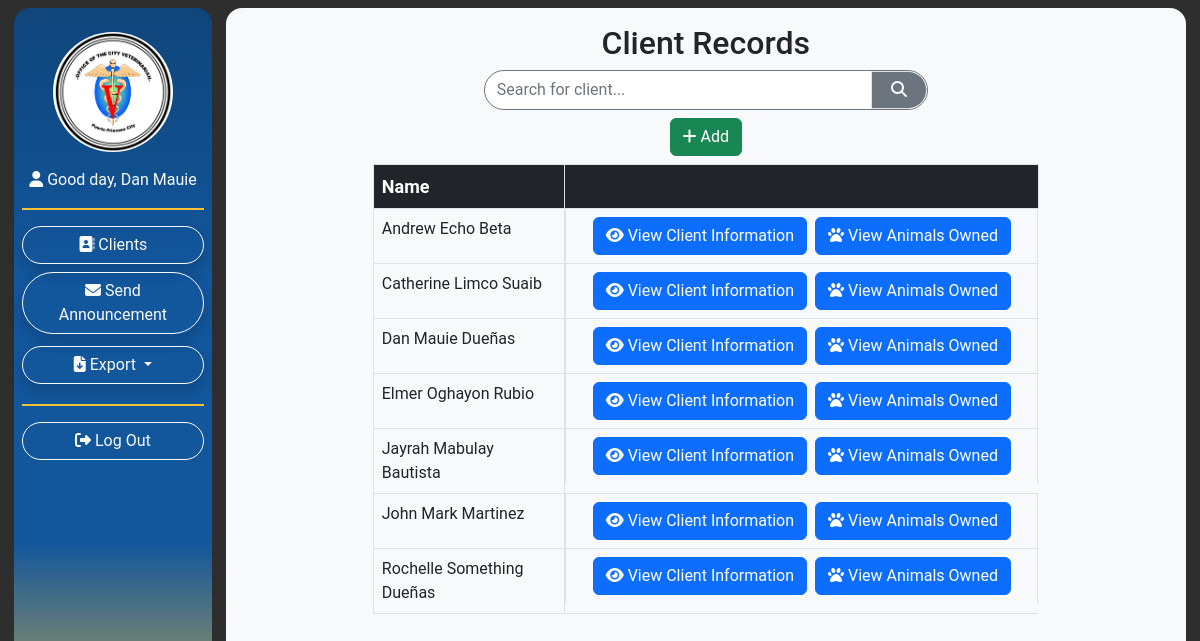
/View-Client-List.php (signed in), run on the app's committed database.
### tables this page shows
CREATE TABLE `clients` (
  `clientID` int(11) NOT NULL AUTO_INCREMENT,
  `fName` varchar(50) NOT NULL,
  `mName` varchar(45) DEFAULT NULL,
  `lName` varchar(45) NOT NULL,
  `birthdate` date NOT NULL,
  `sex` varchar(6) NOT NULL,
  `addressID` int(11) NOT NULL,
  `cNumber` varchar(11) DEFAULT NULL,
  `email` varchar(50) DEFAULT NULL,
  `insertDate` date NOT NULL DEFAULT current_timestamp(),
  PRIMARY KEY (`clientID`),
  KEY `fk_client_Clients_Addresses1_idx` (`addressID`),
  CONSTRAINT `fk_client_Clients_Addresses1` FOREIGN KEY (`addressID`) REFERENCES `clients_addresses` (`addressID`)
);

### View-Client-List.php (the view, shortened to what this page needs)
<?php require('./functions/config/db.php'); ?>
<?php include('./functions/checksession-personel.php'); ?>
<?php
  if(isset($_POST['search-client'])){
    $search = '%'.mysqli_real_escape_string($conn,$_POST['string']).'%';
    $query = "
    SELECT
	    clientsA.clientID,
	    clientsA.fullName,
	    clientsA.fname
    FROM
        (SELECT clients.clientID, CONCAT(clients.fName, ' ', clients.mName, ' ', clients.lName) as 'fullName', clients.fname FROM clients) as clientsA
    WHERE
        clientsA.fullName LIKE ?
    ORDER BY
        clientsA.fullName ASC;
    ";
    $stmt = mysqli_stmt_init($conn);
    if(!mysqli_stmt_prepare($stmt, $query)){
        $alertmessage = urlencode("SQL error!");
        header('Location: ../View-Client-List.php?alertmessage='.$alertmessage);
        exit();
      }
      else{
        mysqli_stmt_bind_param($stmt, "s", $search);
        mysqli_stmt_execute($stmt);
        $result = mysqli_stmt_get_result($stmt);
      }
  }else{
    $query="SELECT clientID, CONCAT(fName, ' ', mName, ' ', lName) as 'fullName', fname FROM clients ORDER BY fullName ASC";
    $result = mysqli_query($conn,$query);
  }
?>
<!DOCTYPE html>
<html lang="en">
<head>
    <?php require('./inc/links.php'); ?>
</head>
<body>
    <div class="container-fluid m-0 p-0">
        <div class="wrapper d-flex m-2">
            <?php require('./inc/sidenav.php'); ?>
            <div class="content container bg-light rounded-4 min-vh-100 px-0" style="max-width: 80vw;">
                <div class="containter-fluid d-flex justify-content-center align-items-center">
                    <div class="container">
                        <div class="container text-center pt-3">
                            <h2>Client Records</h2>
                            <div class="container-fluid d-flex justify-content-center text-center">
                                <form class="w-50 d-flex justify-content-center" method="POST" action="<?php echo $_SERVER['PHP_SELF']; ?>">
                                    <div class="w-100 d-flex justify-content-center bg-white border border-secondary rounded-pill">
                                        <input class="form-control search bg-transparent" style="border:0;" type="search" name="string" id="string" placeholder="Search for client...">
                                        <button class="btn btn-secondary text-light searchbtn border" type="submit" name="search-client" id="search-client"><i class="fa-sharp fa-solid fa-magnifying-glass"></i></button>
                                    </div>
                                </form>
                            </div>
                            <div class="container-fluid my-2">
                                <button type="button" class="btn btn-success" data-bs-toggle="modal" data-bs-target="#AddClient" data-bs-whatever="@mdo"><i class="fa-solid fa-plus"></i> Add</button>
                            </div>
                            <div class="container-fluid d-flex justify-content-center align-items-center text-center">
                                <table class="table table-condensed table-bordered table-hover text-start w-75">
                                    <thead>
                                        <th class="largecell text-bg-dark">Name</th>
                                        <th class="autocell bg-dark textCenter"></th>
                                    </thead>
                                    <tbody>
                                        <?php foreach($result as $data) : ?>
                                        <tr>
                                            <td class="largecell"><?php echo $data['fullName']; ?></td>
                                            <td class="autocell d-flex justify-content-center align-items-center" >
                                                <a href="View-Client-Record.php?clientID=<?php echo $data['clientID']; ?>"><button class="btn btn-primary mx-1"><i class="fa-solid fa-eye"></i> View Client Information</button></a>
                                                <a href="View-Animals-Owned.php?clientID=<?php echo $data['clientID']; ?>&clientname=<?php echo $data['fname']; ?>"><button class="btn btn-primary mx-1"><i class="fa-solid fa-paw"></i> View Animals Owned</button></a>
                                            </td>
                                        </tr>
                                        <?php endforeach; ?>
                                    </tbody>
                                </table>
                            </div>
                        </div>
                    </div>
                </div>
            </div>
        </div>
    </div>
</body>
</html>

### inc/style/style.css (style rules this page uses)
* { box-sizing: border-box; padding: 0; margin: 0; font-family: 'Roboto', sans-serif; font-weight: 400; font-size: medium; }
body { background-color: #2E2E2E; padding: 0; }
th { font-size: large; font-weight:600; }
th,td { overflow-wrap: break-word; }
.largecell { min-width: 15vw; max-width: 15vw; }
.autocell { min-width: 30vw; max-width: 50vw; }
.search { border-radius: 15px 0 0 15px; }
.searchbtn { border-radius: 0 20px 20px 0; width: 5vw; }
.textCenter { text-align: center; }

### data on the page
clients: fullName "Andrew Echo Beta"
clients: fullName "Catherine Limco Suaib"
clients: fullName "Dan Mauie Dueñas"
clients: fullName "Elmer Oghayon Rubio"
clients: fullName "Jayrah Mabulay Bautista"
clients: fullName "John Mark Martinez"
clients: fullName "Rochelle Something Dueñas"

### other printed values
$_SESSION['fName'] "Dan Mauie"
